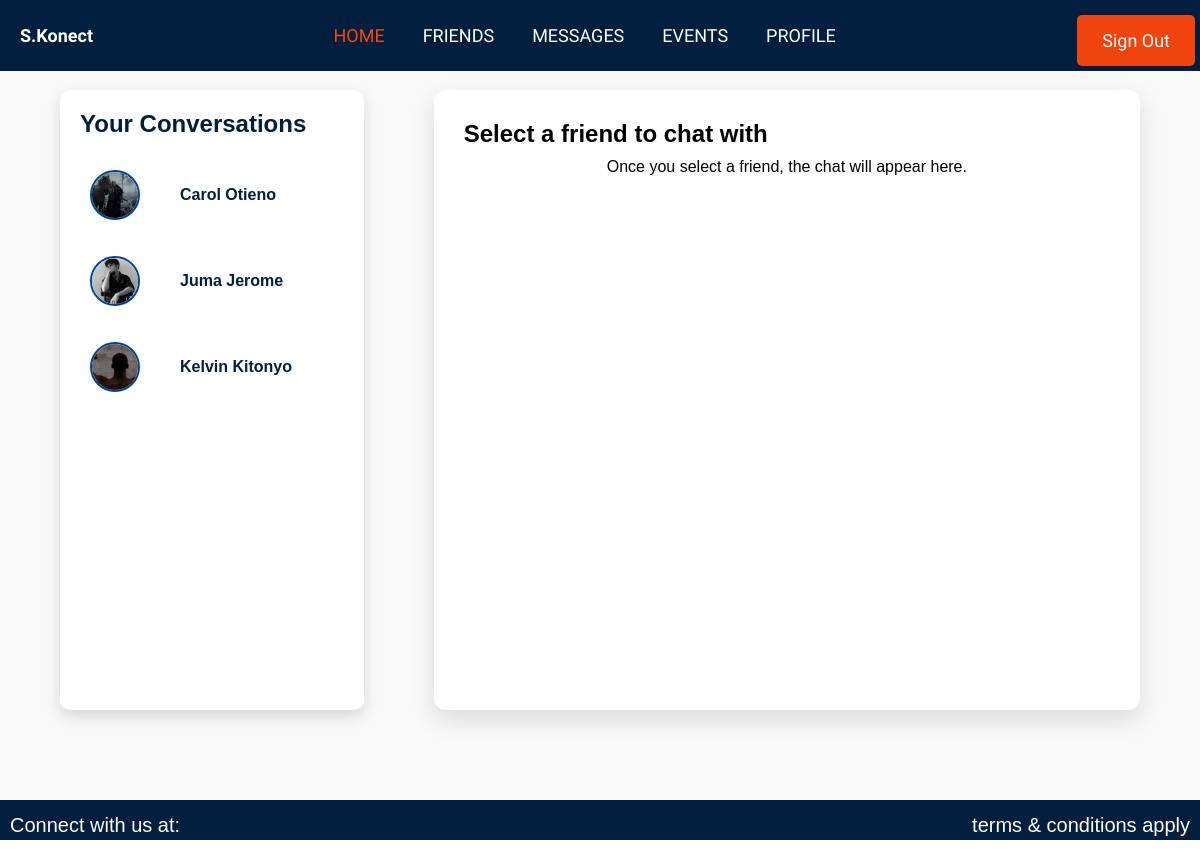
Page /chat (signed in) on the committed database.
### authentication/models.py (models this page shows, shortened)
class CustomUser(AbstractUser):
    country = models.CharField(max_length=100, null=True, blank=True)
    location = models.CharField(max_length=100, null=True, blank=True)
    institution = models.CharField(max_length=100, null=True, blank=True)
    city = models.CharField(max_length=100, null=True, blank=True)
    state = models.CharField(max_length=100, null=True, blank=True)
    zip_code = models.CharField(max_length=20, null=True, blank=True)
    otp = models.CharField(max_length=6, blank=True, null=True)
    otp_created_at = models.DateTimeField(blank=True, null=True)
    otp_verified = models.BooleanField(default=False)
    profile_picture = models.ImageField(upload_to='profile_pictures/', null=True, blank=True)
    password_reset_token = models.CharField(max_length=36, blank=True, null=True)
    token_created_at = models.DateTimeField(blank=True, null=True)
    is_verified = models.BooleanField(default=False)

### authentication/views.py (the view)
# urls.py: path('chat', chat_list_view, name='chat_list'),  # URL for chat list
@login_required
def chat_list_view(request):
    friends = CustomUser.objects.filter(
        Q(friend_requests_received__from_user=request.user, friend_requests_received__accepted=True) |
        Q(friend_requests_sent__to_user=request.user, friend_requests_sent__accepted=True)
    ).distinct()
    messages = Message.objects.filter(
        Q(sender=request.user) | Q(recipient=request.user)
    ).order_by('timestamp')
    last_messages = {}
    for friend in friends:
        last_message = messages.filter(
            Q(sender=friend, recipient=request.user) | Q(sender=request.user, recipient=friend)
        ).last()
        last_messages[friend.id] = last_message
    return render(request, 'authentication/chat_list.html', {
        'friends': friends,
        'last_messages': last_messages,
    })

### authentication/templatetags/custom_filters.py (called while the page is built)
@register.filter
def get_item(dictionary, key):
    return dictionary.get(key)

### templates/authentication/chat_list.html (shortened to what this page needs)
{% extends "authentication/nav2.html" %}
{% load static %}
{% load custom_filters %}
{% block content %}
<section id="chat-page">
    <div class="chat-container">
        <div class="user-list">
            <h1 class="subtitle">Your Conversations</h1>
            <ul>
                {% for friend in friends %}
                    <li class="user-card">
                        <img src="{% if friend.profile_picture %}{{ friend.profile_picture.url }}{% else %}{% static 'images/default_profile.png' %}{% endif %}" alt="{{ friend.username }}'s profile picture" class="avatar">
                        <a href="{% url 'chat_with_friend' friend.id %}" class="send-message">
                            <span class="user-name">
                                {{ friend.first_name }} {{ friend.last_name }}
                            </span>
                        </a>
                    </li>
                {% empty %}
                    <li class="small-text">No conversations available.</li>
                {% endfor %}
            </ul>
        </div>
        <div class="chat-interface">
            {% if friend %}
                <div class="chat-header">
                    <img src="{{ friend.profile_picture.url }}" alt="{{ friend.username }}'s profile picture" class="friend-avatar">
                    <span class="friend-name">{{ friend.first_name }} {{ friend.last_name }}</span>
                </div>
                <div class="messages" id="messages">
                    {% for message in messages %}
                        <div class="chat-message {% if message.sender == request.user %}user-a{% else %}user-b{% endif %}">
                            <strong>{{ message.sender.username }}:</strong>
                            <span class="message-content">{{ message.content|escape }}</span>
                            <span class="timestamp">{{ message.timestamp|date:"F j, Y, g:i a" }}</span>
                        </div>
                    {% empty %}
                        <p>No messages yet.</p>
                    {% endfor %}
                </div>
                <form id="chat-form" method="post">
                    {% csrf_token %}
                    <textarea name="content" id="message-input" placeholder="Type your message here..." required></textarea>
                    <button type="submit">Send</button>
                </form>
            {% else %}
                <h2>Select a friend to chat with</h2>
                <p>Once you select a friend, the chat will appear here.</p>
            {% endif %}
        </div>
    </div>
</section>
{% endblock %}

### static/css/base.css (style rules this page uses)
* { padding: 0; margin: 0; box-sizing: border-box; text-decoration: none; list-style: none; }
body { font-family: "Arial", sans-serif, "Itim", cursive; height: 100vh; }
p { text-align: center; }
p { text-align: center; margin-top: 10px; }
h1 { margin-bottom: 20px; font-size: 24px; }
.avatar { width: 70px; height: 70px; border-radius: 50%; margin-right: 15px; }
#chat-page { display: flex; background-color: #f9f9f9; padding: 50px 20px; height: 100vh; box-sizing: border-box; overflow: hidden; }
.chat-container { display: flex; width: 100%; padding: 40px; gap: 50px; box-sizing: border-box; }
.subtitle { color: #001f3f; }
.user-list { width: 30%; background-color: #ffffff; border-radius: 10px; padding: 20px; margin-right: 20px; box-shadow: 0 6px 15px rgba(0, 0, 0, 0.15); overflow-y: auto; max-height: calc(100vh - 80px); }
.user-card { display: flex; flex-direction: row; align-items: center; gap: 15px; padding: 12px 10px; cursor: pointer; transition: background-color 0.3s, box-shadow 0.3s; transition: background-color 0.3s, box-shadow 0.3s; border-radius: 8px; margin-bottom: 12px; }
.user-card img { border: 2px solid #004494; }
.user-card a { color: #001f3f; text-decoration: none; list-style-type: none; }
.avatar { width: 50px; height: 50px; border-radius: 50%; object-fit: cover; }
.user-name { font-weight: 600; font-size: 16px; flex-grow: 1; }
.send-message { font-size: 13px; text-decoration: none; color: #007bff; margin-left: 10px; flex-shrink: 0; }
.chat-interface { width: 70%; background-color: #ffffff; border-radius: 12px; padding: 30px; box-shadow: 0 10px 25px rgba(0, 0, 0, 0.12); display: flex; flex-direction: column; max-height: calc(100vh - 80px); }

### rows in the picture
CustomUser: profile_picture (picture), first_name "Carol", last_name "Otieno"
CustomUser: profile_picture (picture), first_name "Juma", last_name "Jerome"
CustomUser: profile_picture (picture), first_name "Kelvin", last_name "Kitonyo"
